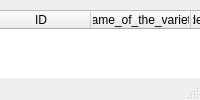
<?xml version="1.0" encoding="UTF-8"?>
<ui version="4.0">
 <class>MainWindow</class>
 <widget class="QMainWindow" name="MainWindow">
  <property name="windowTitle">
   <string>MainWindow</string>
  </property>
  <widget class="QWidget" name="centralwidget">
   <widget class="QTableWidget" name="tableWidget">
    <property name="geometry">
     <rect>
      <x>-10</x>
      <y>10</y>
      <width>701</width>
      <height>511</height>
     </rect>
    </property>
    <column>
     <property name="text">
      <string>ID</string>
     </property>
    </column>
    <column>
     <property name="text">
      <string>name_of_the_variety</string>
     </property>
    </column>
    <column>
     <property name="text">
      <string>degree_of_roasting</string>
     </property>
    </column>
    <column>
     <property name="text">
      <string>ground_OR_in_grains</string>
     </property>
    </column>
    <column>
     <property name="text">
      <string>description_of_taste</string>
     </property>
    </column>
    <column>
     <property name="text">
      <string>price</string>
     </property>
    </column>
    <column>
     <property name="text">
      <string>volume_of_packaging</string>
     </property>
    </column>
   </widget>
  </widget>
  <widget class="QMenuBar" name="menubar">
   <property name="geometry">
    <rect>
     <x>0</x>
     <y>0</y>
     <width>711</width>
     <height>24</height>
    </rect>
   </property>
  </widget>
  <widget class="QStatusBar" name="statusbar"/>
 </widget>
 <resources/>
 <connections/>
</ui>
